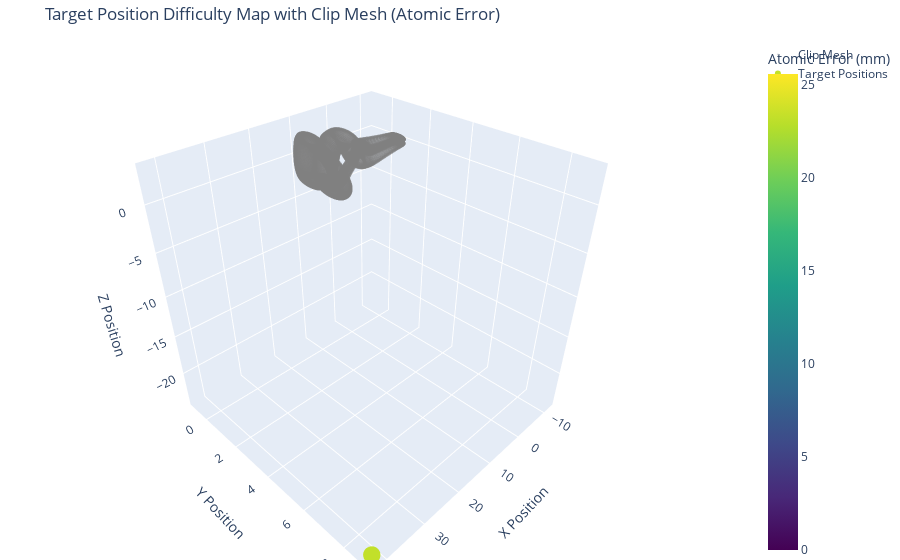

Source (notebook cell):
### Code cell
import numpy as np
import torch
import plotly.graph_objects as go
from tqdm import tqdm
#from pytorch3d.transforms import look_at_rotation

# Run optimizer and compute atomic error for each target position
num_targets = 1  # Number of test positions
target_positions = generate_target_positions(30, 50, num_targets)  # Generate random targets

results = []
device = torch.device("cuda:0")

print("Running optimizer for multiple target positions...")
for target_pos in tqdm(target_positions):
    result = optimize_camera_position(target_pos, device)
    atomic_error = compute_atomic_error(
        best_camera_position=torch.tensor(result["estimated_pos"], device=device),
        target_position=torch.tensor(result["target_pos"], device=device),
        model=model,
        clip_mesh=clip_mesh
    )
    result["atomic_error"] = atomic_error  # Store atomic error
    results.append(result)

# Convert results to NumPy arrays for plotting
positions = np.array([r["target_pos"] for r in results])
atomic_errors = np.array([r["atomic_error"] for r in results])

# Extract vertices of the clip mesh
verts_clip = clip_mesh.verts_packed().cpu().numpy()

# Set the color scale range
hard_min = 0  # Always start at zero
soft_max = np.max(atomic_errors) * 1.1  # Slightly above the highest atomic error (10% buffer)

# 🔹 Create the 3D scatter plot for target positions (colored by atomic error)
scatter = go.Scatter3d(
    x=positions[:, 0], y=positions[:, 1], z=positions[:, 2],
    mode='markers',
    marker=dict(
        size=6,
        color=atomic_errors,  # Color by actual atomic error
        colorscale='Viridis',
        cmin=hard_min,  # Hard minimum at zero
        cmax=soft_max,  # Soft maximum slightly above the highest atomic error
        showscale=True,
        colorbar=dict(title="Atomic Error (mm)")
    ),
    name="Target Positions"
)

# 🔹 Create the 3D scatter plot for the clip mesh
clip_mesh_scatter = go.Scatter3d(
    x=verts_clip[:, 0], y=verts_clip[:, 1], z=verts_clip[:, 2],
    mode='markers',
    marker=dict(size=1, color='gray', opacity=0.3),
    name="Clip Mesh"
)

# 🔹 Create the figure with normalized axes
fig = go.Figure(data=[clip_mesh_scatter, scatter])

fig.update_layout(
    title="Target Position Difficulty Map with Clip Mesh (Atomic Error)",
    scene=dict(
        xaxis=dict(title="X Position"),
        yaxis=dict(title="Y Position"),
        zaxis=dict(title="Z Position"),
        aspectmode="cube"
    ),
    margin=dict(l=0, r=0, b=0, t=40)
)

fig.show()

### Figure 1 — Plotly figure (JSON) as saved in the notebook; plotly's stock layout.template omitted (floating-point values rounded to 4 significant figures; data arrays with more than 128 entries replaced by an {"elided": "..."} marker saying what was removed)
{"data": [{"marker": {"color": "gray", "opacity": 0.3, "size": 1}, "mode": "markers", "name": "Clip Mesh", "type": "scatter3d", "x": {"elided": "19420 float values"}, "y": {"elided": "19420 float values"}, "z": {"elided": "19420 float values"}}, {"marker": {"cmax": 25.6, "cmin": 0, "color": [23.27], "colorbar": {"title": {"text": "Atomic Error (mm)"}}, "colorscale": [[0, "#440154"], [0.1111, "#482878"], [0.2222, "#3e4989"], [0.3333, "#31688e"], [0.4444, "#26828e"], [0.5556, "#1f9e89"], [0.6667, "#35b779"], [0.7778, "#6ece58"], [0.8889, "#b5de2b"], [1, "#fde725"]], "showscale": true, "size": 6}, "mode": "markers", "name": "Target Positions", "type": "scatter3d", "x": [42.01], "y": [8.946], "z": [-23.79]}], "layout": {"margin": {"b": 0, "l": 0, "r": 0, "t": 40}, "scene": {"aspectmode": "cube", "xaxis": {"title": {"text": "X Position"}}, "yaxis": {"title": {"text": "Y Position"}}, "zaxis": {"title": {"text": "Z Position"}}}, "title": {"text": "Target Position Difficulty Map with Clip Mesh (Atomic Error)"}}}
